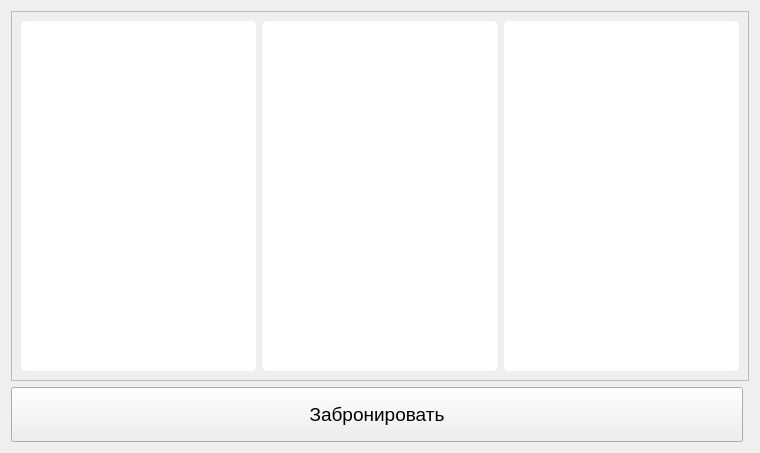
<?xml version="1.0" encoding="UTF-8"?>
<ui version="4.0">
 <class>Form</class>
 <widget class="QWidget" name="Form">
  <property name="geometry">
   <rect>
    <x>0</x>
    <y>0</y>
    <width>760</width>
    <height>451</height>
   </rect>
  </property>
  <property name="minimumSize">
   <size>
    <width>760</width>
    <height>0</height>
   </size>
  </property>
  <property name="maximumSize">
   <size>
    <width>760</width>
    <height>16777215</height>
   </size>
  </property>
  <property name="windowTitle">
   <string>Form</string>
  </property>
  <property name="styleSheet">
   <string notr="true"/>
  </property>
  <layout class="QGridLayout" name="gridLayout_2">
   <item row="0" column="0" colspan="2">
    <widget class="QFrame" name="frame">
     <property name="sizePolicy">
      <sizepolicy hsizetype="Expanding" vsizetype="Preferred">
       <horstretch>0</horstretch>
       <verstretch>0</verstretch>
      </sizepolicy>
     </property>
     <property name="minimumSize">
      <size>
       <width>500</width>
       <height>0</height>
      </size>
     </property>
     <property name="styleSheet">
      <string notr="true">QPushButton{
	background-color: rgb(255, 255, 255);
    border-radius: 5px;
}</string>
     </property>
     <property name="frameShape">
      <enum>QFrame::StyledPanel</enum>
     </property>
     <property name="frameShadow">
      <enum>QFrame::Raised</enum>
     </property>
     <layout class="QGridLayout" name="gridLayout_3">
      <item row="0" column="0">
       <layout class="QGridLayout" name="gridLayout">
        <item row="0" column="0">
         <widget class="QPushButton" name="btn_base_eco">
          <property name="sizePolicy">
           <sizepolicy hsizetype="Expanding" vsizetype="Expanding">
            <horstretch>0</horstretch>
            <verstretch>0</verstretch>
           </sizepolicy>
          </property>
          <property name="minimumSize">
           <size>
            <width>0</width>
            <height>350</height>
           </size>
          </property>
          <property name="styleSheet">
           <string notr="true"/>
          </property>
          <property name="text">
           <string/>
          </property>
          <property name="checkable">
           <bool>true</bool>
          </property>
         </widget>
        </item>
        <item row="0" column="1">
         <widget class="QPushButton" name="btn_standart_eco">
          <property name="sizePolicy">
           <sizepolicy hsizetype="Expanding" vsizetype="Expanding">
            <horstretch>0</horstretch>
            <verstretch>0</verstretch>
           </sizepolicy>
          </property>
          <property name="minimumSize">
           <size>
            <width>0</width>
            <height>350</height>
           </size>
          </property>
          <property name="text">
           <string/>
          </property>
          <property name="checkable">
           <bool>true</bool>
          </property>
         </widget>
        </item>
        <item row="0" column="2">
         <widget class="QPushButton" name="vtn_plus_eco">
          <property name="sizePolicy">
           <sizepolicy hsizetype="Expanding" vsizetype="Expanding">
            <horstretch>0</horstretch>
            <verstretch>0</verstretch>
           </sizepolicy>
          </property>
          <property name="minimumSize">
           <size>
            <width>0</width>
            <height>350</height>
           </size>
          </property>
          <property name="text">
           <string/>
          </property>
          <property name="checkable">
           <bool>true</bool>
          </property>
         </widget>
        </item>
       </layout>
      </item>
     </layout>
    </widget>
   </item>
   <item row="1" column="0">
    <widget class="QPushButton" name="pushButton_2">
     <property name="sizePolicy">
      <sizepolicy hsizetype="Expanding" vsizetype="Fixed">
       <horstretch>0</horstretch>
       <verstretch>0</verstretch>
      </sizepolicy>
     </property>
     <property name="minimumSize">
      <size>
       <width>0</width>
       <height>55</height>
      </size>
     </property>
     <property name="maximumSize">
      <size>
       <width>16777215</width>
       <height>55</height>
      </size>
     </property>
     <property name="font">
      <font>
       <pointsize>14</pointsize>
      </font>
     </property>
     <property name="text">
      <string>Забронировать</string>
     </property>
    </widget>
   </item>
  </layout>
 </widget>
 <resources/>
 <connections/>
</ui>
